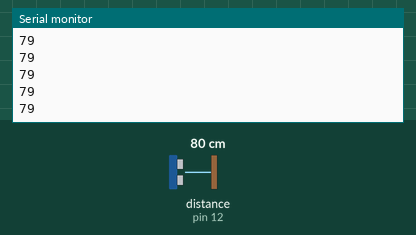
Simulated run of this sketch. Board: Arduino Uno, built with avr-gcc and run on an emulated ATmega328P. Parts: the last lines printed to the serial monitor. Wiring (inferred from the names in the program): ultrasonic range finder: trigger pin 13; echo pin 12. The test bench sets the inputs (shaded band); at power-on: distance to the obstacle (sensor on pin 12) 80 cm. The echo pulse lasts 58.3 µs per cm.

Above: at 1.2 s.
1.3 s: distance to the obstacle (sensor on pin 12) set to 2 cm
At 1.38 s:
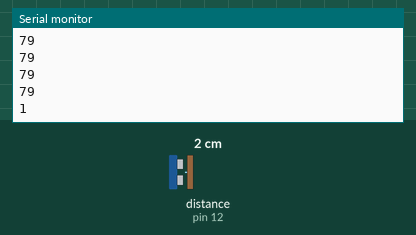
2.8 s: distance to the obstacle (sensor on pin 12) set to 4 cm
At 2.89 s:
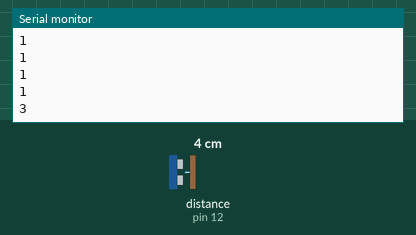
Timing chart, 0 to 5.8 s (numbered marks = the images above; inputs shaded):
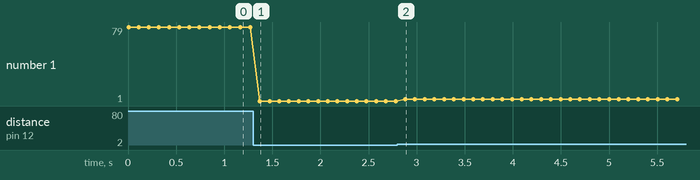

Measured:
- after the input at 1.3 s, the serial monitor: prints a new line after 0.07 s (image 1)
- after the input at 2.8 s, the serial monitor: prints a new line after 0.08 s (image 2)
- plotted number 1: 79 → 1 after the input at 1.3 s, 1 → 3 after the input at 2.8 s

The sketch:

arduino_distance.ino
```cpp
#define trigPin 13
#define echoPin 12

void setup()
{
  Serial.begin(9600);
  pinMode(trigPin, OUTPUT);
  pinMode(echoPin, INPUT);

}

void loop()
{
  long duration, distance;
  digitalWrite(trigPin, LOW);
  delayMicroseconds(2);
  digitalWrite(trigPin, HIGH);
  delayMicroseconds(10);
  digitalWrite(trigPin, LOW);
  duration = pulseIn(echoPin, HIGH);
  distance = (duration/2) / 29.1;
  if (distance < 1000 && distance > 0){
    Serial.println(distance);
  }
  delay(100);
}
```
